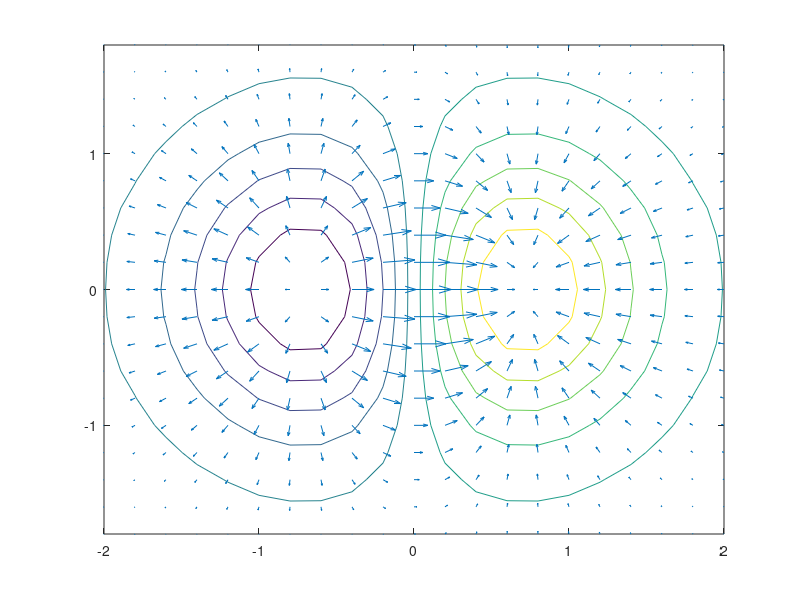

This chart was generated by the following MATLAB code:
% use meshgrid to create a rectangular grid
[x,y]=meshgrid(-2:.2:2,-1.8:.2:1.8);

% compute function values at the points of the grid
z=x.*exp(-x.^2-y.^2);

% compute gradients
% dx – partial derivative in respect of x; dy – partial derivative in respect of y
[dx,dy]=gradient(z);

% plot contourlines
contour(x,y,z)

% the next plot will be constructed on top of the existing figure
hold on

% plot gradients
quiver(x,y,dx,dy)

% finish drawing
hold off
